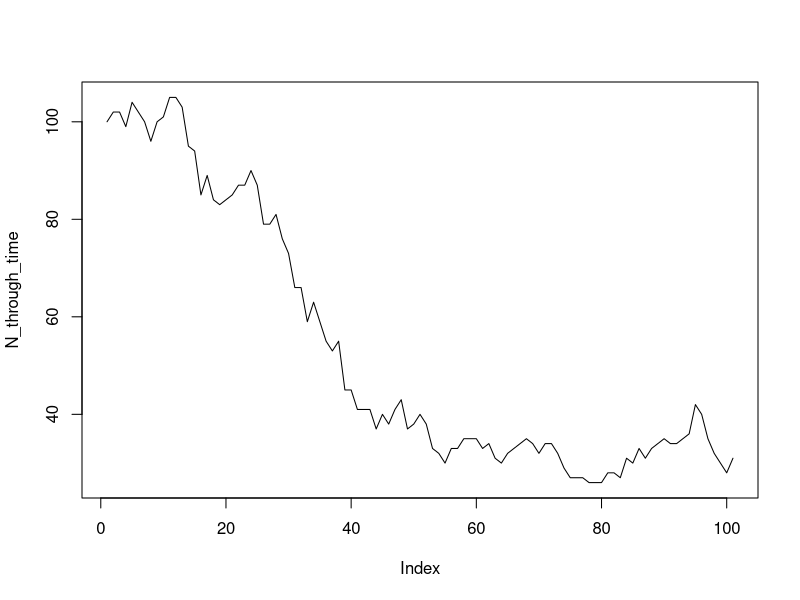
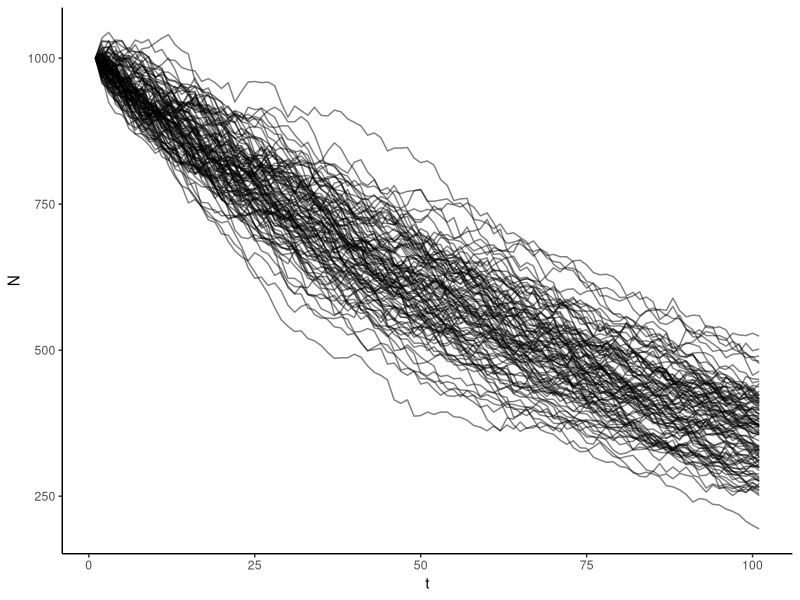
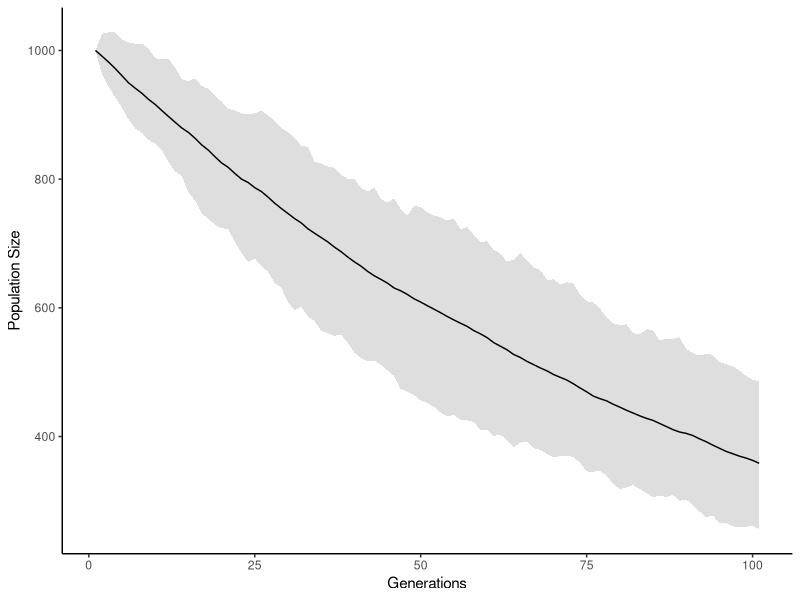
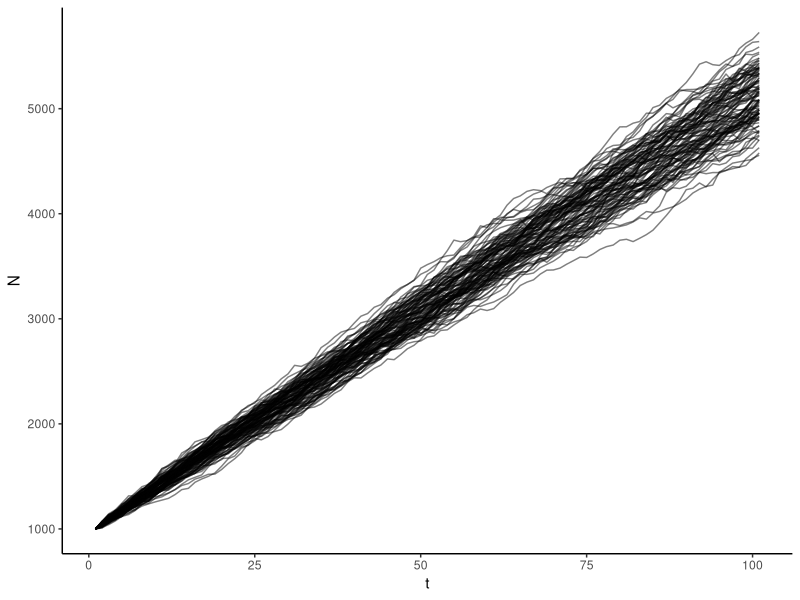
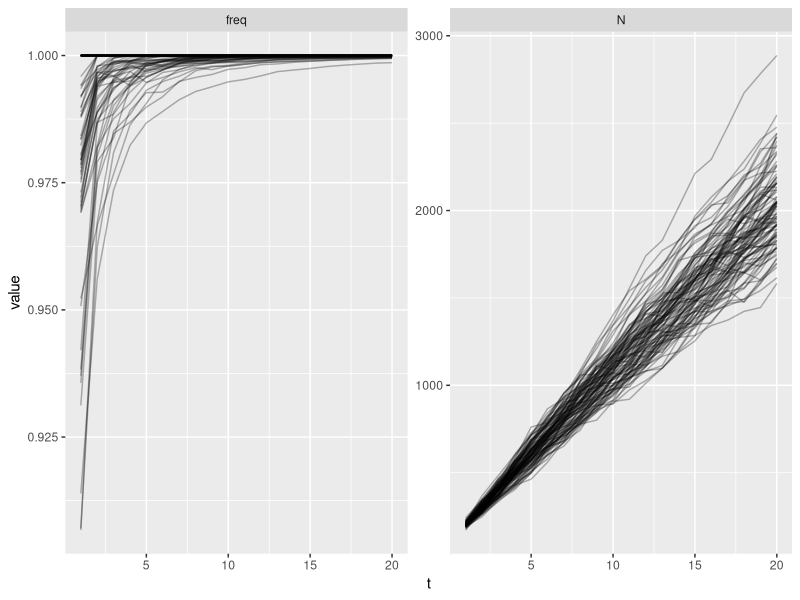

Generate these figures, in order, with R:
library(tidyverse)


start_N <- 100
death_rate <- 0.1
birth_rate <- 1.0
survival_to_adult <- 0.1

N_through_time <- c(start_N)
num_generations <- 100

N_t <- start_N
for (t in 1:num_generations) {
   # first we do death
  num_dead <- rbinom(n = 1, size = N_t, prob = death_rate)
  N_t <- N_t - num_dead

  # now we produce offspring, from a Poisson distribution with mean birth_rate
  num_offspring <- sum(rpois(n = N_t, lambda = birth_rate))

  # from those offspring, most will not make it:
  num_dead_offspring <- rbinom(n = 1, size = num_offspring, prob = 1 - survival_to_adult)
  num_offspring <- num_offspring - num_dead_offspring

  N_t <- N_t + num_offspring
  N_through_time <- c(N_through_time, N_t)
}

plot(N_through_time, type = "l")

# now, let's make this a bit more general, so we can do this many times:
sim_demography <- function(N_0,
                           birth_rate,
                           death_rate,
                           survival_to_adult,
                           num_generations) {

  N_through_time <- c(N_0)
  N_t <- N_0
  for (t in 1:num_generations) {
    # first we do death
    num_dead <- rbinom(n = 1, size = N_t, prob = death_rate)
    N_t <- N_t - num_dead

    # now we produce offspring, from a Poisson distribution with mean birth_rate
    num_offspring <- sum(rpois(n = N_t, lambda = birth_rate))

    # from those offspring, most will not make it:
    num_dead_offspring <- rbinom(n = 1, size = num_offspring, prob = 1 - survival_to_adult)
    num_offspring <- num_offspring - num_dead_offspring

    N_t <- N_t + num_offspring
    N_through_time <- c(N_through_time, N_t)
  }
  return(N_through_time)
}


# now we can do many runs:
to_plot <- c()
for (r in 1:100) {
  simulation_result <- sim_demography(N_0 = 1000,
                                      birth_rate = 1,
                                      death_rate = 0.1,
                                      survival_to_adult = 0.1,
                                      num_generations = 100)
  to_add <- cbind(r, 1:(num_generations+1), simulation_result)
  to_plot <- rbind(to_plot, to_add)
  # output progress to screen:
  cat(r, "\n")
}

colnames(to_plot) <- c("r", "t", "N")
to_plot <- tibble::as_tibble(to_plot)
ggplot(to_plot, aes(x = t, y = N, group = r)) +
  geom_line( alpha = 0.5) +
  theme_classic()

# or we can plot 95%:
to_plot %>%
  group_by(t) %>%
  summarise("mean_N" = mean(N),
            "max_N" = quantile(N, 0.975),
            "min_N" = quantile(N, 0.025)) %>%
  ggplot(aes(x = t, y = mean_N)) +
    geom_ribbon(aes(x = t, ymin = min_N, ymax = max_N),
                fill = "grey", alpha = 0.5) +
    theme_classic() +
    geom_line() +
    xlab("Generations") +
    ylab("Population Size")


# now, how would you modify sim_demography to include:
#   - adding a fixed number of birds?
#   - shooting a fixed number of birds?


# now, let's make this a bit more general, so we can do this many times:
sim_demography_2 <- function(N_0,
                           birth_rate,
                           death_rate,
                           survival_to_adult,
                           num_generations,
                           shooting,
                           addition) {

  N_through_time <- c(N_0)
  N_t <- N_0
  for (t in 1:num_generations) {
    # first we do death
    num_dead <- rbinom(n = 1, size = N_t, prob = death_rate)
    N_t <- N_t - num_dead
    if (N_t < shooting) shooting <- N_t
    N_t <- N_t - shooting

    N_t <- N_t + addition

    # now we produce offspring, from a Poisson distribution with mean birth_rate
    num_offspring <- sum(rpois(n = N_t, lambda = birth_rate))

    # from those offspring, most will not make it:
    num_dead_offspring <- rbinom(n = 1, size = num_offspring, prob = 1 - survival_to_adult)
    num_offspring <- num_offspring - num_dead_offspring

    N_t <- N_t + num_offspring
    N_through_time <- c(N_through_time, N_t)
  }
  return(N_through_time)
}

to_plot <- c()
for (r in 1:100) {
  simulation_result <- sim_demography_2(N_0 = 1000,
                                      birth_rate = 1.1,
                                      death_rate = 0.1,
                                      survival_to_adult = 0.1,
                                      num_generations = 100,
                                      shooting = 10,
                                      addition = 50)
  to_add <- cbind(r, 1:(num_generations+1), simulation_result)
  to_plot <- rbind(to_plot, to_add)
  # output progress to screen:
  cat(r, "\n")
}

colnames(to_plot) <- c("r", "t", "N")
to_plot <- tibble::as_tibble(to_plot)
ggplot(to_plot, aes(x = t, y = N, group = r)) +
  geom_line( alpha = 0.5) +
  theme_classic()

# fix the fact that the population goes to infinity
sim_demography_3 <- function(N_0,
                             birth_rate,
                             death_rate,
                             offspring_death_rate,
                             num_generations,
                             shooting,
                             addition,
                             starting_freq) {
  found <- c()
  population <- rep(starting_freq, start_N)
  for (t in 1:num_generations) {
    which_die <- rbernoulli(n = length(population), p = death_rate)
    population <- population[!which_die]

    if (shooting > length(population)) {
      shooting <- length(population)
    }

    population <- population[ -c(1:shooting)]

    influx <- rep(1.0, addition)
    population <- c(population, influx)
    population <- population[sample(length(population))]
    offspring <- c()
    for(i in seq(1, length(population), by = 2)) {
      parent1 <- population[i]
      parent2 <- population[i + 1]
      if(!is.na(parent2)) {
        offspring_freq <- (parent1 + parent2) / 2
        offspring_number <- runif(n = 1, min = 0, max = 5) # should be density dependent
        new_offspring <- rep(offspring_freq, offspring_number)
        offspring <- c(offspring, new_offspring)
      }
    }
    which_die <- rbernoulli(n = length(offspring), p = offspring_death_rate)
    offspring <- offspring[!which_die]

    population <- c(population, offspring)
    cat(t, mean(population), length(population), "\n")
    found <- rbind(found, c(t, mean(population), length(population)))
  }
  return(found)
}

to_plot <- c()
num_repl <- 100
for(r in 1:num_repl) {
  vx <- sim_demography_3(N_0 = 1000,
                         death_rate = 0.5,
                         offspring_death_rate = 0.01,
                         num_generations = 20,
                         shooting = 50,
                         addition = 100,
                         starting_freq = 0.2)

  to_add <- cbind(r, vx)
  to_plot <- rbind(to_plot, to_add)
# output progress to screen:
  cat(r, "\n")
}

colnames(to_plot) <- c("r", "t", "freq", "N")
to_plot <- tibble::as_tibble(to_plot)

to_plot %>%
  gather(key = "measurement", value = "value", c(freq, N)) %>%
  ggplot(aes(x = t, y = value, group = r)) +
    geom_line(alpha = 0.3) +
    facet_wrap(~ measurement, scales = "free")


